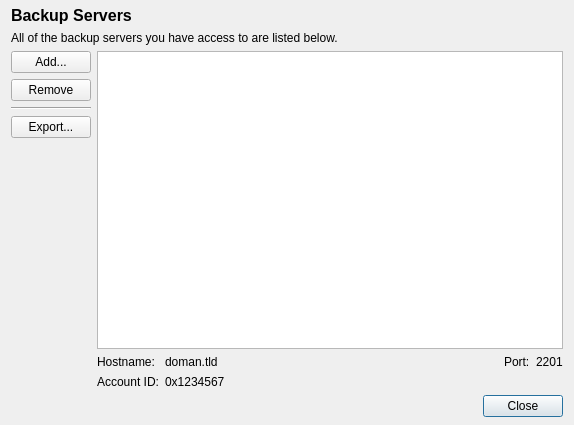
<?xml version="1.0" encoding="UTF-8"?>
<ui version="4.0">
 <class>ServerConnections</class>
 <widget class="QDialog" name="ServerConnections">
  <property name="geometry">
   <rect>
    <x>0</x>
    <y>0</y>
    <width>574</width>
    <height>425</height>
   </rect>
  </property>
  <property name="windowTitle">
   <string>Server Connections</string>
  </property>
  <property name="windowIcon">
   <iconset resource="../../fwbackups.qrc">
    <normaloff>:/program-icons/program-icons/lock.png</normaloff>:/program-icons/program-icons/lock.png</iconset>
  </property>
  <layout class="QVBoxLayout" name="verticalLayout">
   <property name="topMargin">
    <number>6</number>
   </property>
   <property name="bottomMargin">
    <number>8</number>
   </property>
   <item>
    <widget class="QLabel" name="headerLabel">
     <property name="sizePolicy">
      <sizepolicy hsizetype="Preferred" vsizetype="Fixed">
       <horstretch>0</horstretch>
       <verstretch>0</verstretch>
      </sizepolicy>
     </property>
     <property name="font">
      <font>
       <pointsize>12</pointsize>
       <weight>75</weight>
       <bold>true</bold>
       <underline>false</underline>
      </font>
     </property>
     <property name="text">
      <string>Backup Servers</string>
     </property>
    </widget>
   </item>
   <item>
    <widget class="QLabel" name="label">
     <property name="text">
      <string>All of the backup servers you have access to are listed below.</string>
     </property>
    </widget>
   </item>
   <item>
    <layout class="QGridLayout" name="gridLayout">
     <item row="0" column="0" rowspan="2">
      <layout class="QVBoxLayout" name="verticalLayout_2">
       <item>
        <widget class="QPushButton" name="addKeyButton">
         <property name="text">
          <string>Add...</string>
         </property>
        </widget>
       </item>
       <item>
        <widget class="QPushButton" name="removeKeyButton">
         <property name="text">
          <string>Remove</string>
         </property>
        </widget>
       </item>
       <item>
        <widget class="Line" name="line">
         <property name="orientation">
          <enum>Qt::Horizontal</enum>
         </property>
        </widget>
       </item>
       <item>
        <widget class="QPushButton" name="pushButton">
         <property name="text">
          <string>Export...</string>
         </property>
        </widget>
       </item>
       <item>
        <spacer name="verticalSpacer_2">
         <property name="orientation">
          <enum>Qt::Vertical</enum>
         </property>
         <property name="sizeHint" stdset="0">
          <size>
           <width>20</width>
           <height>5</height>
          </size>
         </property>
        </spacer>
       </item>
      </layout>
     </item>
     <item row="0" column="1">
      <widget class="QListWidget" name="keyListWidget"/>
     </item>
     <item row="1" column="1">
      <layout class="QGridLayout" name="gridLayout_2">
       <item row="0" column="0">
        <widget class="QLabel" name="label_2">
         <property name="text">
          <string>Hostname:</string>
         </property>
        </widget>
       </item>
       <item row="1" column="0">
        <widget class="QLabel" name="label_3">
         <property name="text">
          <string>Account ID:</string>
         </property>
        </widget>
       </item>
       <item row="0" column="1">
        <widget class="QLabel" name="hostnameLabel">
         <property name="sizePolicy">
          <sizepolicy hsizetype="Expanding" vsizetype="Preferred">
           <horstretch>0</horstretch>
           <verstretch>0</verstretch>
          </sizepolicy>
         </property>
         <property name="text">
          <string>doman.tld</string>
         </property>
        </widget>
       </item>
       <item row="1" column="1" colspan="3">
        <widget class="QLabel" name="accountIDLabel">
         <property name="text">
          <string>0x1234567</string>
         </property>
        </widget>
       </item>
       <item row="0" column="2">
        <widget class="QLabel" name="label_5">
         <property name="text">
          <string>Port:</string>
         </property>
        </widget>
       </item>
       <item row="0" column="3">
        <widget class="QLabel" name="portLabel">
         <property name="text">
          <string>2201</string>
         </property>
        </widget>
       </item>
      </layout>
     </item>
    </layout>
   </item>
   <item>
    <layout class="QHBoxLayout" name="horizontalLayout">
     <property name="sizeConstraint">
      <enum>QLayout::SetDefaultConstraint</enum>
     </property>
     <item>
      <spacer name="horizontalSpacer">
       <property name="orientation">
        <enum>Qt::Horizontal</enum>
       </property>
       <property name="sizeHint" stdset="0">
        <size>
         <width>40</width>
         <height>5</height>
        </size>
       </property>
      </spacer>
     </item>
     <item>
      <widget class="QPushButton" name="closeButton">
       <property name="text">
        <string>Close</string>
       </property>
       <property name="default">
        <bool>true</bool>
       </property>
      </widget>
     </item>
    </layout>
   </item>
  </layout>
 </widget>
 <resources>
  <include location="../../fwbackups.qrc"/>
 </resources>
 <connections/>
</ui>
